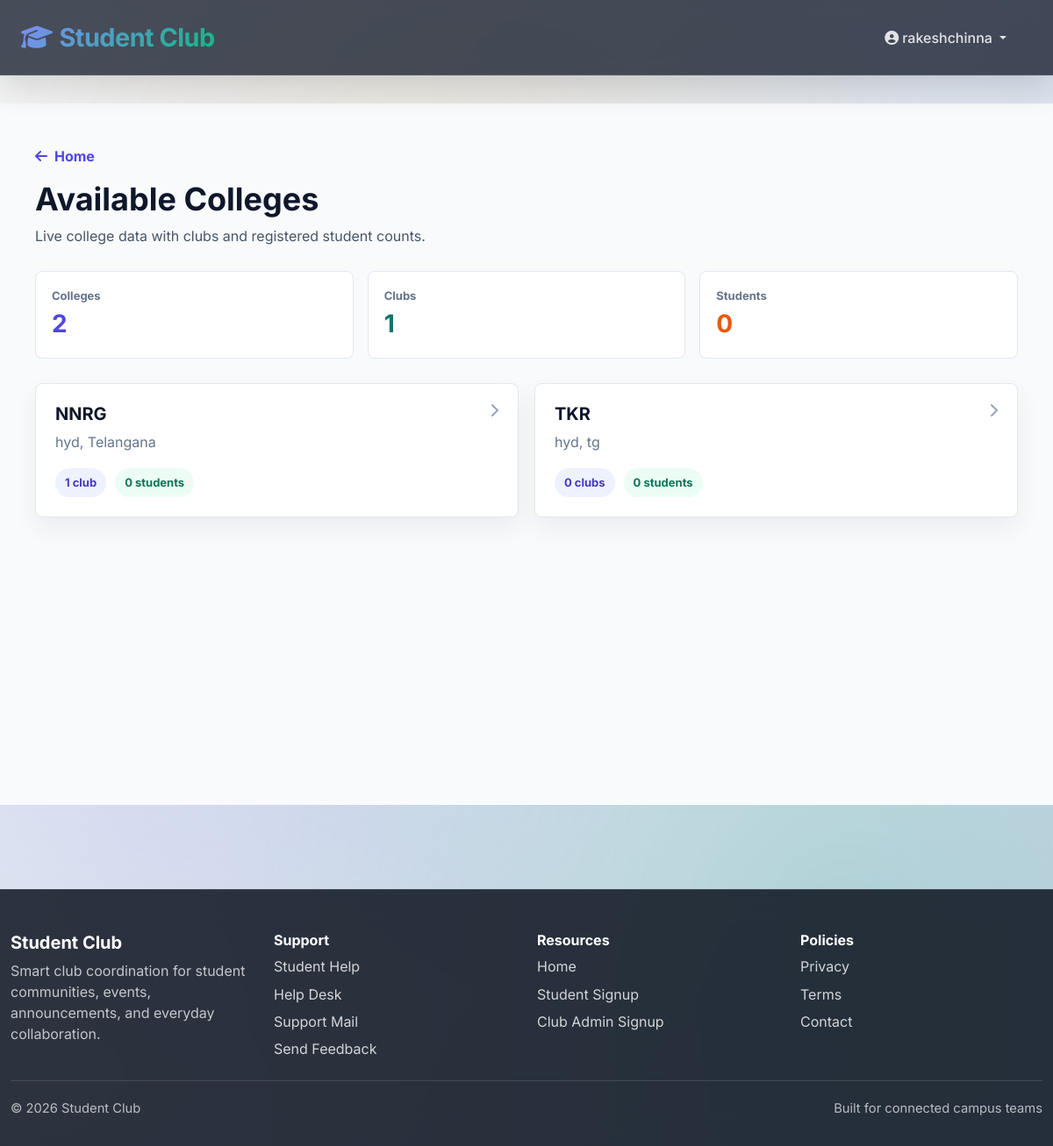
/colleges/ (signed in), run on the app's committed database.
### mainpage/models.py (models this page shows, shortened)
class College(models.Model):
    name = models.CharField(max_length=200, unique=True)
    email = models.EmailField(unique=True)
    admin_name = models.CharField(max_length=150)
    phone = models.CharField(max_length=15)
    address = models.TextField()
    city = models.CharField(max_length=100)
    state = models.CharField(max_length=100)
    pincode = models.CharField(max_length=10)
    registration_number = models.CharField(max_length=100, unique=True)
    is_verified = models.BooleanField(default=False)
    created_at = models.DateTimeField(auto_now_add=True)
    updated_at = models.DateTimeField(auto_now=True)
    class Meta:
        ordering = ['name']

### mainpage/views.py (the view)
# urls.py: path('colleges/', public_colleges, name='public_colleges'),
def public_colleges(request):
    colleges = College.objects.annotate(
        club_count=Count('clubs', distinct=True),
        student_count=Count('clubs__students', distinct=True),
    ).order_by('name')
    return render(request, 'mainpage/public_colleges.html', {
        'colleges': colleges,
        'stats': {
            'colleges_count': colleges.count(),
            'clubs_count': Club.objects.count(),
            'students_count': Student.objects.count(),
        },
    })

### mainpage/templates/mainpage/public_colleges.html (shortened to what this page needs)
{% extends 'mainpage/base.html' %}
{% block content %}
<section style="background: #f8fafc; min-height: 100vh; padding: 48px 20px;">
    <div style="max-width: 1120px; margin: 0 auto;">
        <div style="display: flex; justify-content: space-between; align-items: flex-start; gap: 20px; flex-wrap: wrap; margin-bottom: 28px;">
            <div>
                <a href="{% url 'home' %}" style="color: #4f46e5; font-weight: 700; text-decoration: none;">
                    <i class="fas fa-arrow-left me-2"></i>Home
                </a>
                <h1 style="font-size: 36px; color: #0f172a; margin: 16px 0 8px;">Available Colleges</h1>
                <p style="color: #475569; margin: 0;">Live college data with clubs and registered student counts.</p>
            </div>
        </div>
        <div style="display: grid; grid-template-columns: repeat(auto-fit, minmax(180px, 1fr)); gap: 16px; margin-bottom: 28px;">
            <div style="background: white; border: 1px solid #e2e8f0; border-radius: 8px; padding: 18px;">
                <span style="display: block; color: #64748b; font-size: 13px; font-weight: 700;">Colleges</span>
                <strong style="display: block; color: #4f46e5; font-size: 28px;">{{ stats.colleges_count }}</strong>
            </div>
            <div style="background: white; border: 1px solid #e2e8f0; border-radius: 8px; padding: 18px;">
                <span style="display: block; color: #64748b; font-size: 13px; font-weight: 700;">Clubs</span>
                <strong style="display: block; color: #0f766e; font-size: 28px;">{{ stats.clubs_count }}</strong>
            </div>
            <div style="background: white; border: 1px solid #e2e8f0; border-radius: 8px; padding: 18px;">
                <span style="display: block; color: #64748b; font-size: 13px; font-weight: 700;">Students</span>
                <strong style="display: block; color: #ea580c; font-size: 28px;">{{ stats.students_count }}</strong>
            </div>
        </div>
        {% if colleges %}
            <div style="display: grid; grid-template-columns: repeat(auto-fit, minmax(260px, 1fr)); gap: 18px;">
                {% for college in colleges %}
                    <a href="{% url 'public_college_detail' college.id %}" style="display: block; background: white; border: 1px solid #e2e8f0; border-radius: 8px; padding: 22px; text-decoration: none; color: inherit; box-shadow: 0 12px 28px rgba(15, 23, 42, 0.06);">
                        <div style="display: flex; align-items: flex-start; justify-content: space-between; gap: 12px;">
                            <div>
                                <h2 style="font-size: 20px; color: #0f172a; margin: 0 0 8px;">{{ college.name }}</h2>
                                <p style="color: #64748b; margin: 0;">{{ college.city }}, {{ college.state }}</p>
                            </div>
                            <i class="fas fa-chevron-right" style="color: #94a3b8;"></i>
                        </div>
                        <div style="display: flex; gap: 10px; flex-wrap: wrap; margin-top: 18px;">
                            <span style="background: #eef2ff; color: #4338ca; border-radius: 999px; padding: 7px 11px; font-size: 13px; font-weight: 700;">{{ college.club_count }} club{{ college.club_count|pluralize }}</span>
                            <span style="background: #ecfdf5; color: #047857; border-radius: 999px; padding: 7px 11px; font-size: 13px; font-weight: 700;">{{ college.student_count }} student{{ college.student_count|pluralize }}</span>
                        </div>
                    </a>
                {% endfor %}
            </div>
        {% else %}
            <div style="background: white; border: 1px solid #e2e8f0; border-radius: 8px; padding: 32px; text-align: center;">
                <h2 style="color: #0f172a; margin: 0 0 8px;">No colleges registered yet</h2>
                <p style="color: #64748b; margin: 0;">Registered colleges will appear here automatically.</p>
            </div>
        {% endif %}
    </div>
</section>
{% endblock %}

### mainpage/templates/mainpage/base.html (shortened to what this page needs)
{% load static %}
<!DOCTYPE html>
<html lang="en">
<head>
    <link href="https://cdn.jsdelivr.net/npm/bootstrap@5.3.0/dist/css/bootstrap.min.css" rel="stylesheet">
    <link rel="stylesheet" href="https://cdnjs.cloudflare.com/ajax/libs/font-awesome/6.5.1/css/all.min.css">
    <link rel="stylesheet" href="{% static 'css/style.css' %}">
</head>
<body class="{% block body_class %}{% endblock %}" data-user-role="{% if user.is_authenticated and user.student_profile %}student{% elif user.is_authenticated and user.managed_club %}club-admin{% elif user.is_authenticated and user.college_admin %}college-admin{% else %}guest{% endif %}">
    <div class="site-shell">
        {% if user.is_authenticated %}
        <nav class="navbar navbar-expand-lg navbar-dark sticky-top app-navbar">
            <div class="container-fluid px-4">
                <a class="navbar-brand fw-bold" href="{% if user.student_profile %}{% url 'student_home' %}{% elif user.managed_club %}{% url 'club_dashboard' %}{% else %}{% url 'home' %}{% endif %}">
                    <i class="fas fa-graduation-cap me-2"></i>Student Club
                </a>
                <div class="collapse navbar-collapse" id="navbarNav">
                    <ul class="navbar-nav ms-auto align-items-lg-center">
                        <li class="nav-item dropdown">
                            <a class="nav-link dropdown-toggle" href="#" id="userDropdown" role="button" data-bs-toggle="dropdown">
                                <i class="fas fa-user-circle me-1"></i>{{ user.username }}
                            </a>
                        </li>
                    </ul>
                </div>
            </div>
        </nav>
        {% endif %}
        <main class="site-main">
            {% block content %}{% endblock %}
        </main>
        <footer class="site-footer">
            <div class="container">
                <div class="footer-grid">
                    <div>
                        <h5>Student Club</h5>
                        <p>Smart club coordination for student communities, events, announcements, and everyday collaboration.</p>
                    </div>
                    <div>
                        <h6>Support</h6>
                        <a href="mailto:studenthelp@gmail.com">Student Help</a>
                        <a href="mailto:help@studentclub.local">Help Desk</a>
                        <a href="mailto:support@studentclub.local">Support Mail</a>
                        <a href="mailto:feedback@studentclub.local">Send Feedback</a>
                    </div>
                    <div>
                        <h6>Resources</h6>
                        <a href="{% url 'home' %}">Home</a>
                        {% if user.is_authenticated %}
                            <a href="{% url 'student_signup' %}">Student Signup</a>
                            <a href="{% url 'admin_signup' %}">Club Admin Signup</a>
                        {% endif %}
                    </div>
                    <div>
                        <h6>Policies</h6>
                        <a href="#">Privacy</a>
                        <a href="#">Terms</a>
                        <a href="#">Contact</a>
                    </div>
                </div>
                <div class="footer-bottom">
                    <span>&copy; 2026 Student Club</span>
                    <span>Built for connected campus teams</span>
                </div>
            </div>
        </footer>
    </div>
</body>
</html>

### mainpage/static/css/style.css (style rules this page uses)
:root { --primary: #6366f1; --primary-dark: #4f46e5; --primary-light: #818cf8; --secondary: #10b981; --accent: #f59e0b; --danger: #ef4444; --dark: #1f2937; --light: #f9fafb; --gray-100: #f3f4f6; --gray-200: #e5e7eb; --gray-300: #d1d5db; --gray-400: #9ca3af; --gray-500: #6b7280; --text-primary: #0f172a; --text-secondary: #334155; }
* { margin: 0; padding: 0; box-sizing: border-box; }
html { scroll-behavior: smooth; }
body { font-family: 'Segoe UI', 'Roboto', 'Poppins', sans-serif; color: var(--text-primary); background: linear-gradient(135deg, #f5f7fa 0%, #c3cfe2 100%); min-height: 100vh; position: relative; overflow-x: hidden; }
body::before { content: ''; position: fixed; top: 0; left: 0; right: 0; bottom: 0; background: radial-gradient(circle at 20% 50%, rgba(99, 102, 241, 0.1) 0%, transparent 50%), radial-gradient(circle at 80% 80%, rgba(16, 185, 129, 0.1) 0%, transparent 50%); pointer-events: none; z-index: -1; }
.navbar { background: linear-gradient(135deg, rgba(31, 41, 55, 0.95) 0%, rgba(99, 102, 241, 0.95) 100%); backdrop-filter: blur(10px); border-bottom: 1px solid rgba(255, 255, 255, 0.1); box-shadow: 0 10px 40px rgba(0, 0, 0, 0.15); padding: 1rem 0; animation: slideInDown 0.6s ease-out; }
.navbar-brand { font-size: 1.8rem; font-weight: 800; background: linear-gradient(135deg, #818cf8 0%, #10b981 100%); -webkit-background-clip: text; -webkit-text-fill-color: transparent; background-clip: text; letter-spacing: -0.5px; transition: all 0.3s ease; }
.navbar .nav-link { color: rgba(255, 255, 255, 0.85) !important; margin: 0 0.8rem; position: relative; font-weight: 500; transition: all 0.3s ease; padding: 0.5rem 1rem !important; border-radius: 8px; }
.navbar .nav-link::before { content: ''; position: absolute; bottom: 0; left: 50%; width: 0; height: 3px; background: linear-gradient(90deg, #10b981, #f59e0b); border-radius: 3px; transform: translateX(-50%); transition: width 0.3s ease; }
main { padding: 2rem 0; animation: fadeInUp 0.8s ease-out; }
.container { max-width: 1200px; }
h1, h2, h3, h4, h5, h6 { font-weight: 700; color: var(--text-primary); }
h1 { font-size: 2.8rem; line-height: 1.2; margin-bottom: 1.5rem; }
h2 { font-size: 2rem; margin-bottom: 1.2rem; }
footer { background: linear-gradient(135deg, var(--dark) 0%, var(--primary) 100%); color: white; margin-top: 5rem; padding: 3rem 0; border-top: 1px solid rgba(255, 255, 255, 0.1); animation: slideInUp 0.6s ease-out; }
footer p { margin: 0.5rem 0; }
footer a { color: var(--primary-light); text-decoration: none; transition: all 0.3s ease; }
.site-shell { position: relative; min-height: 100vh; }
.site-main { position: relative; z-index: 1; }
body { font-family: 'Inter', 'Segoe UI', 'Roboto', sans-serif; background: linear-gradient(135deg, #f5f7fa 0%, #c3cfe2 100%), url('https://images.unsplash.com/photo-1557821552-17105176677c?auto=format&fit=crop&w=2000&q=80') center/cover fixed; background-attachment: fixed; position: relative; }
body::before { content: ''; position: fixed; top: 0; left: 0; right: 0; bottom: 0; background: radial-gradient(circle at 20% 50%, rgba(99, 102, 241, 0.15) 0%, transparent 50%), radial-gradient(circle at 80% 80%, rgba(16, 185, 129, 0.15) 0%, transparent 50%), radial-gradient(circle at 40% 20%, rgba(245, 158, 11, 0.1) 0%, transparent 50%); pointer-events: none; z-index: -1; }
.app-navbar { background: rgba(10, 18, 34, 0.74); }
.site-footer { margin-top: 4rem; padding: 3rem 0 2rem; background: rgba(6, 12, 24, 0.82); backdrop-filter: blur(16px); border-top: 1px solid rgba(255, 255, 255, 0.12); }
.footer-grid { display: grid; grid-template-columns: repeat(auto-fit, minmax(180px, 1fr)); gap: 1.5rem; margin-bottom: 1.5rem; }
.site-footer h5, .site-footer h6, .site-footer p, .site-footer a, .footer-bottom { color: #fff; }
.site-footer p { color: rgba(255, 255, 255, 0.72); margin: 0; }
.site-footer a { display: block; margin-top: 0.45rem; color: rgba(255, 255, 255, 0.8); text-decoration: none; }
.footer-bottom { display: flex; justify-content: space-between; gap: 1rem; padding-top: 1.25rem; border-top: 1px solid rgba(255, 255, 255, 0.12); color: rgba(255, 255, 255, 0.68); font-size: 0.92rem; }

### data on the page
College: name "NNRG", city "hyd", state "Telangana", club_count "1", student_count "0"
College: name "TKR", city "hyd", state "tg", club_count "0", student_count "0"

### other printed values
{{ user.username }} "rakeshchinna"
{{ stats.colleges_count }} "2"
{{ stats.clubs_count }} "1"
{{ stats.students_count }} "0"
